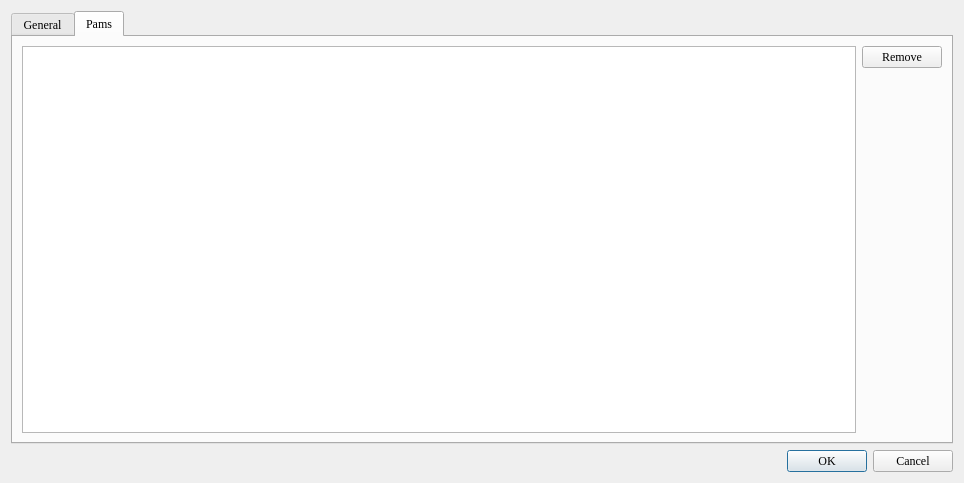
<?xml version="1.0" encoding="UTF-8"?>
<ui version="4.0">
 <class>PamPropDlg</class>
 <widget class="QDialog" name="PamPropDlg">
  <property name="geometry">
   <rect>
    <x>0</x>
    <y>0</y>
    <width>964</width>
    <height>483</height>
   </rect>
  </property>
  <property name="font">
   <font>
    <family>Times New Roman</family>
   </font>
  </property>
  <property name="windowTitle">
   <string>Dialog</string>
  </property>
  <layout class="QGridLayout" name="gridLayout_2">
   <item row="2" column="0">
    <widget class="QDialogButtonBox" name="buttonBox">
     <property name="orientation">
      <enum>Qt::Horizontal</enum>
     </property>
     <property name="standardButtons">
      <set>QDialogButtonBox::Cancel|QDialogButtonBox::Ok</set>
     </property>
    </widget>
   </item>
   <item row="1" column="0">
    <widget class="QTabWidget" name="tabWidget">
     <property name="currentIndex">
      <number>1</number>
     </property>
     <widget class="QWidget" name="tab_general">
      <attribute name="title">
       <string>General</string>
      </attribute>
      <widget class="QWidget" name="layoutWidget">
       <property name="geometry">
        <rect>
         <x>21</x>
         <y>31</y>
         <width>161</width>
         <height>61</height>
        </rect>
       </property>
       <layout class="QGridLayout" name="gridLayout_3">
        <item row="0" column="0">
         <widget class="QLabel" name="label">
          <property name="text">
           <string>Time gap(s)</string>
          </property>
         </widget>
        </item>
        <item row="0" column="1">
         <widget class="QSpinBox" name="sb_timegap">
          <property name="minimum">
           <number>3</number>
          </property>
          <property name="maximum">
           <number>300</number>
          </property>
          <property name="value">
           <number>10</number>
          </property>
         </widget>
        </item>
        <item row="1" column="0">
         <widget class="QLabel" name="label_2">
          <property name="text">
           <string>Style</string>
          </property>
         </widget>
        </item>
        <item row="1" column="1">
         <widget class="QComboBox" name="cb_style">
          <item>
           <property name="text">
            <string>Light</string>
           </property>
          </item>
          <item>
           <property name="text">
            <string>Dark</string>
           </property>
          </item>
         </widget>
        </item>
       </layout>
      </widget>
     </widget>
     <widget class="QWidget" name="tab_pams">
      <attribute name="title">
       <string>Pams</string>
      </attribute>
      <layout class="QGridLayout" name="gridLayout">
       <item row="0" column="0" rowspan="2">
        <widget class="QTableWidget" name="tableWidget"/>
       </item>
       <item row="0" column="1">
        <widget class="QPushButton" name="pb_Remove">
         <property name="text">
          <string>Remove</string>
         </property>
        </widget>
       </item>
       <item row="1" column="1">
        <spacer name="verticalSpacer">
         <property name="orientation">
          <enum>Qt::Vertical</enum>
         </property>
         <property name="sizeHint" stdset="0">
          <size>
           <width>20</width>
           <height>158</height>
          </size>
         </property>
        </spacer>
       </item>
      </layout>
     </widget>
    </widget>
   </item>
  </layout>
 </widget>
 <resources/>
 <connections>
  <connection>
   <sender>buttonBox</sender>
   <signal>accepted()</signal>
   <receiver>PamPropDlg</receiver>
   <slot>accept()</slot>
   <hints>
    <hint type="sourcelabel">
     <x>248</x>
     <y>254</y>
    </hint>
    <hint type="destinationlabel">
     <x>157</x>
     <y>274</y>
    </hint>
   </hints>
  </connection>
  <connection>
   <sender>buttonBox</sender>
   <signal>rejected()</signal>
   <receiver>PamPropDlg</receiver>
   <slot>reject()</slot>
   <hints>
    <hint type="sourcelabel">
     <x>316</x>
     <y>260</y>
    </hint>
    <hint type="destinationlabel">
     <x>286</x>
     <y>274</y>
    </hint>
   </hints>
  </connection>
 </connections>
</ui>
